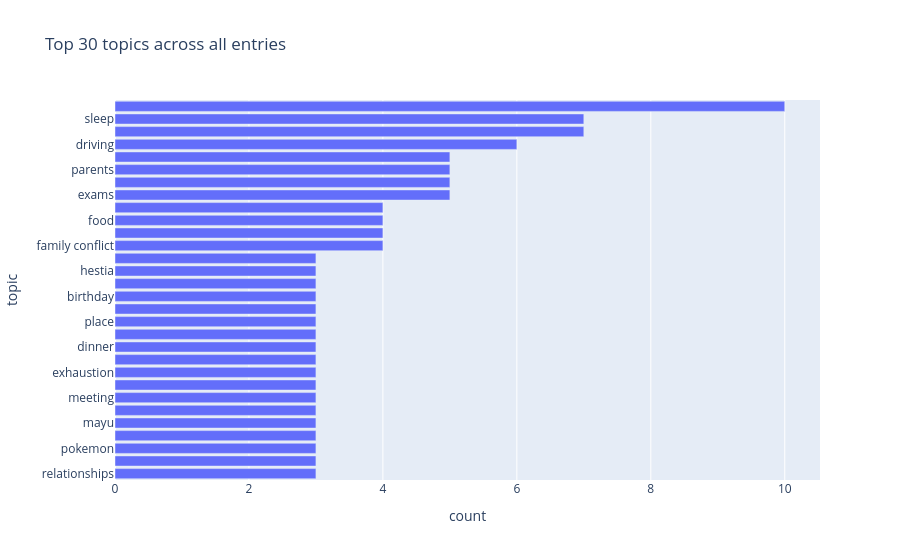

This figure's notebook cell:
### Code cell
exploded = adf.explode("topics")
top = exploded["topics"].value_counts().head(30).reset_index()
top.columns = ["topic", "count"]
fig = px.bar(top, x="count", y="topic", orientation="h",
             title="Top 30 topics across all entries")
fig.update_layout(yaxis={"categoryorder": "total ascending"})
fig.show()

### Figure 1 — Plotly figure (JSON) as saved in the notebook; plotly's stock layout.template omitted (floating-point values rounded to 4 significant figures)
{"data": [{"hovertemplate": "count=%{x}<br>topic=%{y}<extra></extra>", "legendgroup": "", "marker": {"color": "#636efa", "pattern": {"shape": ""}}, "name": "", "orientation": "h", "showlegend": false, "textposition": "auto", "type": "bar", "x": [10, 7, 7, 6, 5, 5, 5, 5, 4, 4, 4, 4, 3, 3, 3, 3, 3, 3, 3, 3, 3, 3, 3, 3, 3, 3, 3, 3, 3, 3], "xaxis": "x", "y": ["travel", "anxiety", "sleep", "driving", "exams", "driving exam", "parents", "hackathon", "family conflict", "dreams", "food", "flight", "relationships", "dutch exam", "pokemon", "dutch exams", "mayu", "travel plans", "meeting", "cleaning", "exhaustion", "drawing", "dinner", "dubai", "place", "kolkata", "birthday", "shoes", "hestia", "coffee"], "yaxis": "y"}], "layout": {"barmode": "relative", "legend": {"tracegroupgap": 0}, "title": {"text": "Top 30 topics across all entries"}, "xaxis": {"anchor": "y", "domain": [0.0, 1.0], "title": {"text": "count"}}, "yaxis": {"anchor": "x", "categoryorder": "total ascending", "domain": [0.0, 1.0], "title": {"text": "topic"}}}}
